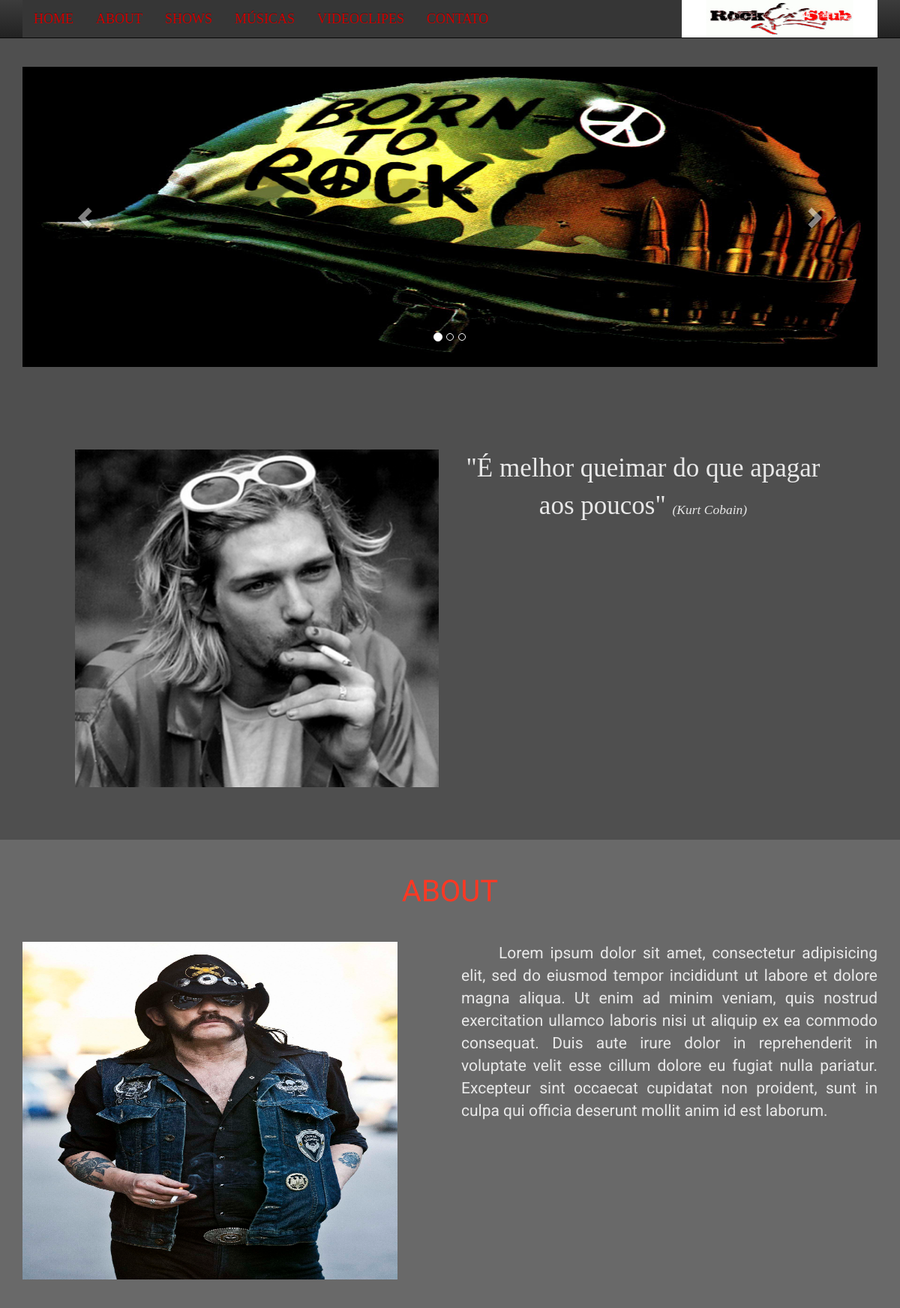
The app's page /pages/index.php (upper part), older data.
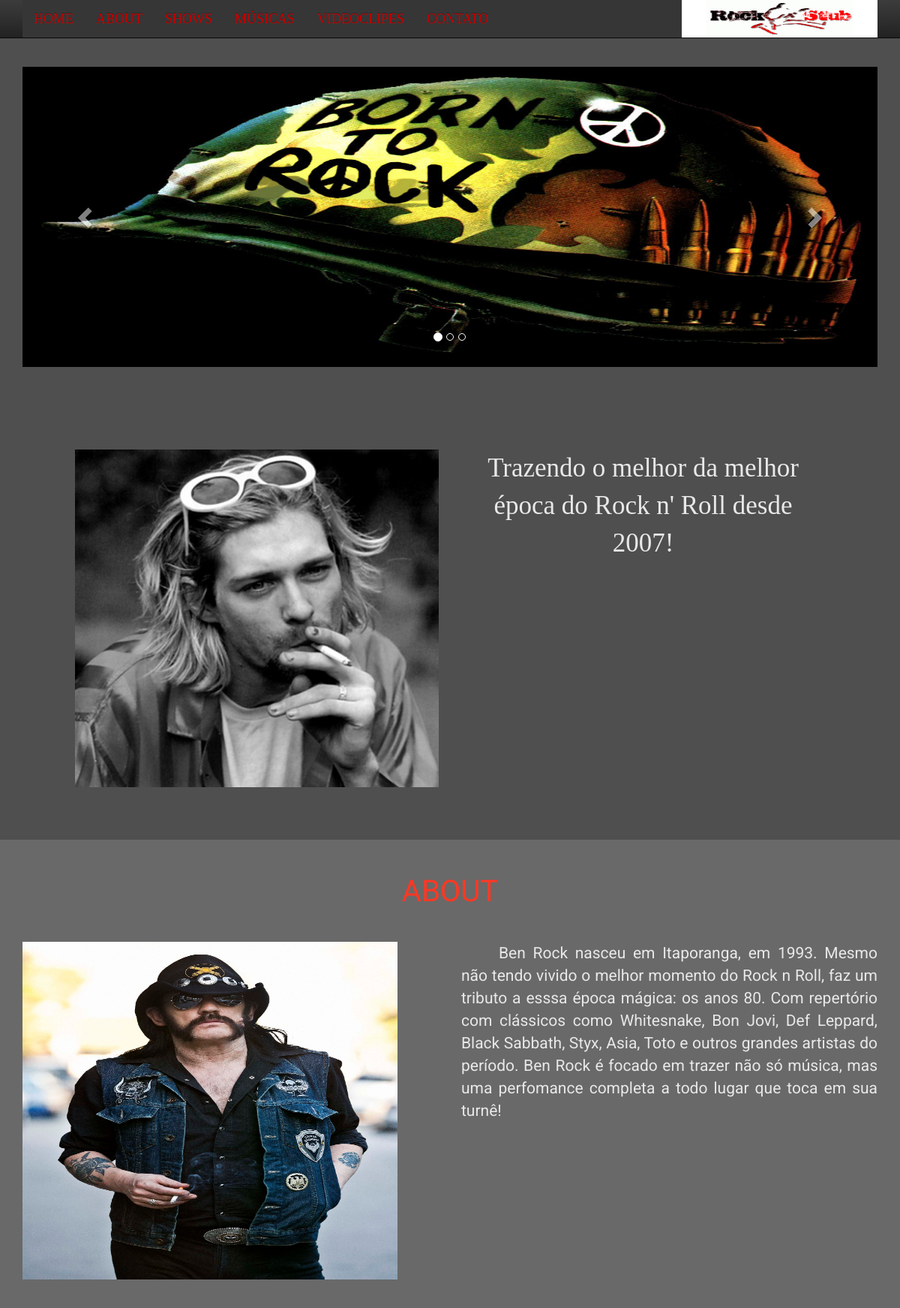
The same page, newer data.
### tables this page shows
CREATE TABLE `media` (
  `id` int(11) NOT NULL AUTO_INCREMENT,
  `name` varchar(2000) NOT NULL,
  `path` varchar(2000) NOT NULL,
  `frame_id` int(11) NOT NULL,
  PRIMARY KEY (`id`),
  KEY `fk_media_Frame1_idx` (`frame_id`),
  CONSTRAINT `fk_media_Frame1` FOREIGN KEY (`frame_id`) REFERENCES `frame` (`id`) ON DELETE NO ACTION ON UPDATE NO ACTION
);

CREATE TABLE `text` (
  `id` int(11) NOT NULL,
  `content` text NOT NULL,
  `frame_id` int(11) NOT NULL,
  PRIMARY KEY (`id`),
  KEY `fk_text_frame1_idx` (`frame_id`),
  CONSTRAINT `fk_text_frame1` FOREIGN KEY (`frame_id`) REFERENCES `frame` (`id`) ON DELETE NO ACTION ON UPDATE NO ACTION
);

### pages/index.php (the view, shortened to what this page needs)
<?php include 'conn.php';?>
<!DOCTYPE html>
<html>
	<head>
		<link rel="stylesheet" href="../styles/bootstrap-3.3.4-dist/css/bootstrap.css">
		<link rel="stylesheet" href="../styles/bootstrap-3.3.4-dist/css/bootstrap-theme.min.css">
		<link rel="stylesheet" href="../styles/styles.css">
		<link rel="stylesheet" href="http://maxcdn.bootstrapcdn.com/font-awesome/4.2.0/css/font-awesome.min.css">
	</head>
	<body>
		<header>
			<nav class="navbar navbar-inverse navbar-fixed-top menu-item" id="my-navbar">
				<div class="container">
						<div class="collapse navbar-collapse menu-container" id="navbar-collapse">
							<ul class="nav navbar-nav">
								<li class="menu-item"><a class="menu-item" href="#home">HOME</a></li>
								<li class="menuBarLi"><a href="#about">ABOUT</a></li>
								<li class="menuBarLi"><a href="#shows">SHOWS</a></li>
								<li class="menuBarLi"><a href="#musicas">MÚSICAS</a></li>
								<li class="menuBarLi"><a href="#videoclipes">VIDEOCLIPES</a></li>
								<li class="menuBarLi"><a href="#contato">CONTATO</a></li>
							</ul>
						</div>
				</div>
			</nav>
		</header>
		<div class="container">
			<section>
				<div class="page-header" id="home">
				</div>
				<div class="carousel slide" id="screenshot-carousel" data-ride="carousel">
					<ol class="carousel-indicators">
						<li data-target="#screenshot-carousel" data-slide-to="0" class="active"></li>
						<li data-target="#screenshot-carousel" data-slide-to="1"></li>
						<li data-target="#screenshot-carousel" data-slide-to="2"></li>
					</ol>
						<?php
							$query = "SELECT media.name,media.path FROM frame,media WHERE media.frame_id = frame.id AND frame.name = 'home'";
							$result = $conn->query($query);
						?>
					<div class="carousel-inner">
						<div class="item active">
							<?php
								$row = $result->fetch();
								$imageName = $row["name"];
								$imagePath = $row["path"];
							?>
							<img src=<?php echo "\"$imagePath$imageName\""?> alt="">
						</div>
					</div>
					<a class="left carousel-control" href="#screenshot-carousel" role="button" data-slide="prev">
						<span class="glyphicon glyphicon-chevron-left" aria-hidden="true"></span>
					</a>
					<a class="right carousel-control" href="#screenshot-carousel" role="button" data-slide="next">
						<span class="glyphicon glyphicon-chevron-right" aria-hidden="true"></span>
					</a>
				</div>
				<br>
				<br>
				<div class="row home">
					<?php
						$query = "SELECT media.name,media.path,text.content FROM frame,media,text WHERE media.frame_id = frame.id AND text.frame_id = frame.id AND frame.name = 'home'";
						$result = $conn->query($query);
						$row = $result->fetch();
						$imageName = $row["name"];
						$imagePath = $row["path"];
						$text = $row["content"];
					?>
					<div class="col-sm-6">
						<p class="image-home"><img src =<?php echo "\"$imagePath$imageName\""?>/></p>
					</div>
					<div class="col-sm-6">
						<p class="phrase-home"><?php echo "$text"?></p>
				 	</div>
				</div>
			</section>
		</div>
		<div class="bg-grey">
			<div class="container">
				<section>
					<div class="page-header" id="about">
						<div class="my-label">
						</div>
					</div>
					<div class="row">
					<?php
						$query = "SELECT media.name,media.path,text.content FROM frame,media,text WHERE media.frame_id = frame.id AND text.frame_id = frame.id AND frame.name = 'about'";
						$result = $conn->query($query);
						$row = $result->fetch();
						$imageName = $row["name"];
						$imagePath = $row["path"];
						$text = $row["content"];
					?>
						<div class="col-sm-6">
							<p class="image-home"><img src =<?php echo "\"$imagePath$imageName\""?>/></p>
						</div>
						<div class="col-sm-6">
							<p class="text-about"><?php echo "$text"?></p>
					</div>
				</section>
			</div>
			<br>
			<br>
		</div>
	</body>
</html>

### styles/styles.css (style rules this page uses)
body { background-color: #4F4F4F; margin:0; padding:0; }
.menu-container { background-color: #363636; background-image: url("../resources/images/logo-barra-menu2.jpg"); background-size: 261px 100%; background-repeat: no-repeat; background-position: right; font-family: 'Cinzel'; font-size: 18px; font-weight: 700px; }
.my-label { color: #FF3823; font-size: 40px; margin-left: auto; margin-right: auto; text-align: center; display: block; margin-top: 10px; margin-bottom: 10px; font-weight: 11px; font-family: 'Frijole', cursive; }
.home { color:#E8E8E8; padding: 5em; background-color: #4F4F4F; }
.image-home { max-width: 500px; width: 100%; height: auto; }
.image-home img { float:left; max-width: 500px; width: 100%; max-height: 450px; min-height: auto; }
.phrase-home { text-align: center; font-size: 2.5em; font-family: 'Cinzel Decorative', cursive; }
.bg-grey { background-color: #696969; }
.text-about { text-align: justify; text-indent: 50px; font-size: 1.5em; font-family: 'Roboto', sans-serif; color: #E8E8E8; }
.carousel-inner > .item > img { width: 100%; margin: auto; height: 400px; }
.carousel { width: 100%; }
div p em { font-size: 0.5em; }

Row changes from the older to the newer data that the page shows:
changed text: content "\"É melhor queimar do que apagar aos poucos\" (Kurt Cobain)" → "Trazendo o melhor da melhor época do Rock n' Roll desde 2007!"
changed through a linked row, media: text.content "Lorem ipsum dolor sit amet, consectetur adipisicing elit, sed do eiusmod tempor incididunt ut labore et dolore magna aliqua. Ut enim ad minim veniam, quis nostrud exercitation ullamco laboris nisi ut aliquip ex ea commodo consequat. Duis aute irure dolor in reprehenderit in voluptate velit esse cillum dolore eu fugiat nulla pariatur. Excepteur sint occaecat cupidatat non proident, sunt in culpa qui officia deserunt mollit anim id est laborum." → "Ben Rock nasceu em Itaporanga, em 1993. Mesmo não tendo vivido o melhor momento do Rock n Roll, faz um tributo a esssa época mágica: os anos 80. Com repertório com clássicos como Whitesnake, Bon Jovi, Def Leppard, Black Sabbath, Styx, Asia, Toto e outros grandes artistas do período. Ben Rock é focado em trazer não só música, mas uma perfomance completa a todo lugar que toca em sua turnê!"
